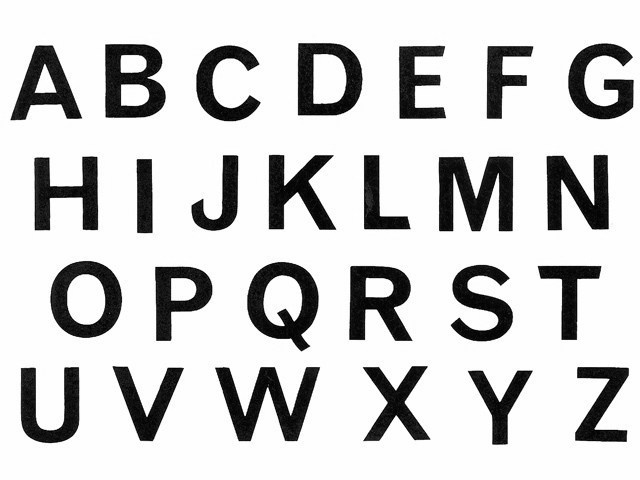
#> input picture ocr-python/1.jpg, 640 x 480 px, given in place of the camera
$ python edge_detection.py
#> lines starting #> are read from the running program, lines starting #| are printed output that depends on the picture; after the words box and inside, x2 and y2 are one past the last pixel; in counts of white or black regions, pixels touching at a corner belong together
from picamera.array import PiRGBArray
from picamera import PiCamera
import time
import cv2
import imutils

#width = 800

def canny_webcam():
    "Live capture frames from webcam and show the canny edge image of the captured frames."

    # cap = cv2.VideoCapture(0)
    camera = cv2.VideoCapture(0)
    time.sleep(0.5) # allow comera warmup

    while True:
        #ret, frame = cap.read()  # ret gets a boolean value. True if reading is successful (I think). frame is an
        (ret, frame) = camera.read()
#> frame is the input picture: shape (480, 640, 3); min 0, max 255, mean 205.7
        # uint8 numpy.ndarray

        #frame = imutils.resize(frame, width=width)

        #frame = cv2.GaussianBlur(frame, (7, 7), 1.41)
        #frame = cv2.cvtColor(frame, cv2.COLOR_BGR2GRAY)
        if ret is True:
            gray = cv2.cvtColor(frame, cv2.COLOR_BGR2GRAY)
        else:
            break
        gray = cv2.GaussianBlur(gray, (7,7), 1.41)
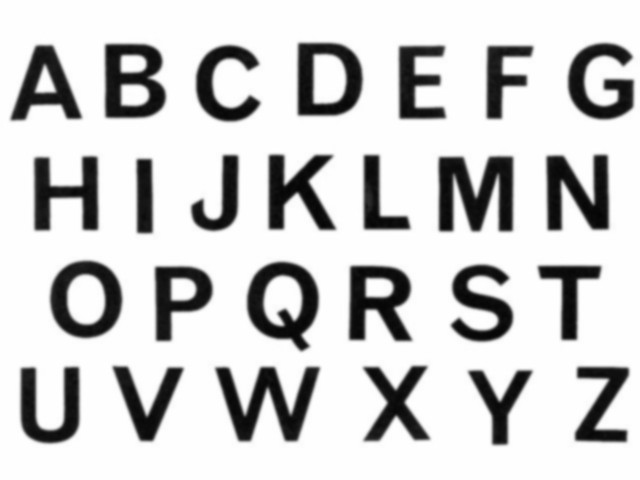
#> gray: shape (480, 640); min 5, max 255, mean 205.7

        #edge = cv2.Canny(frame, 25, 75)
        edge = cv2.Canny(gray, 25, 75)
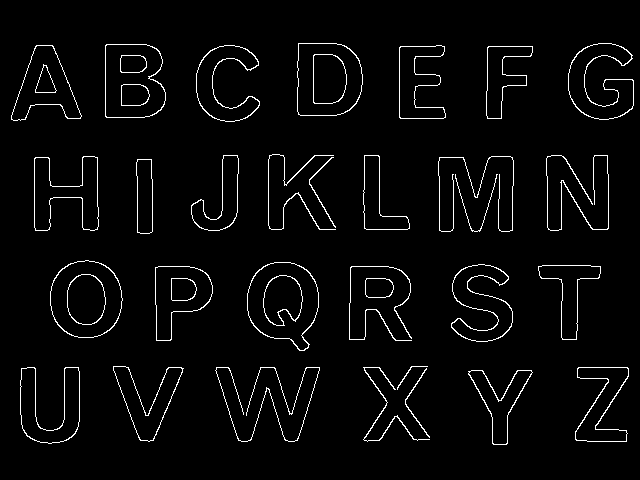
#> edge: shape (480, 640); 3.3% white in thin lines or dots, all inside (x1, y1, x2, y2) = (11, 43, 634, 445)

        cv2.imshow('Canny Edge', edge)

        if cv2.waitKey(20) == ord('q'):  # Introduce 20 milisecond delay. press q to exit.
#> (key q is pressed here)
            break

canny_webcam()

$ run again, on ocr-python/2.jpg
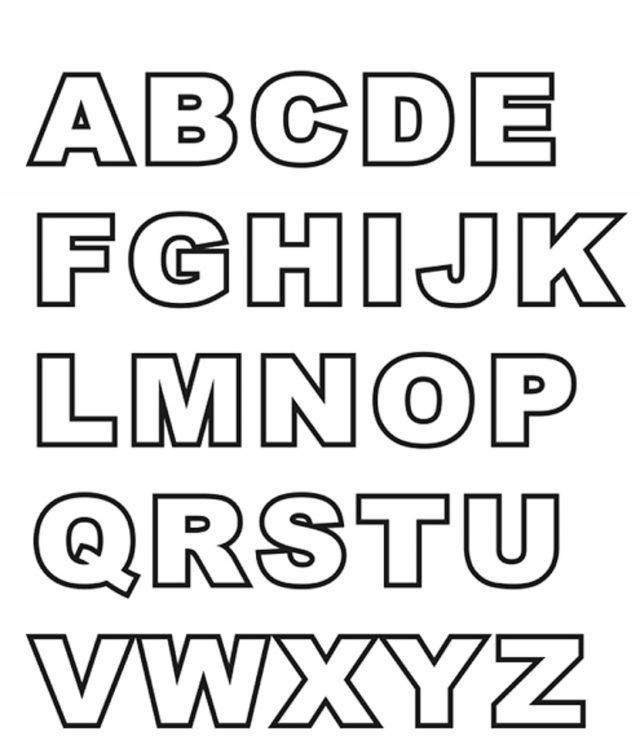
#> input picture ocr-python/2.jpg, 640 x 741 px, given in place of the camera
#> in canny_webcam, frame is the input picture: shape (741, 640, 3); min 0, max 255, mean 224.5
#> in canny_webcam, `gray = cv2.GaussianBlur(gray, (7,7), 1.41)`:
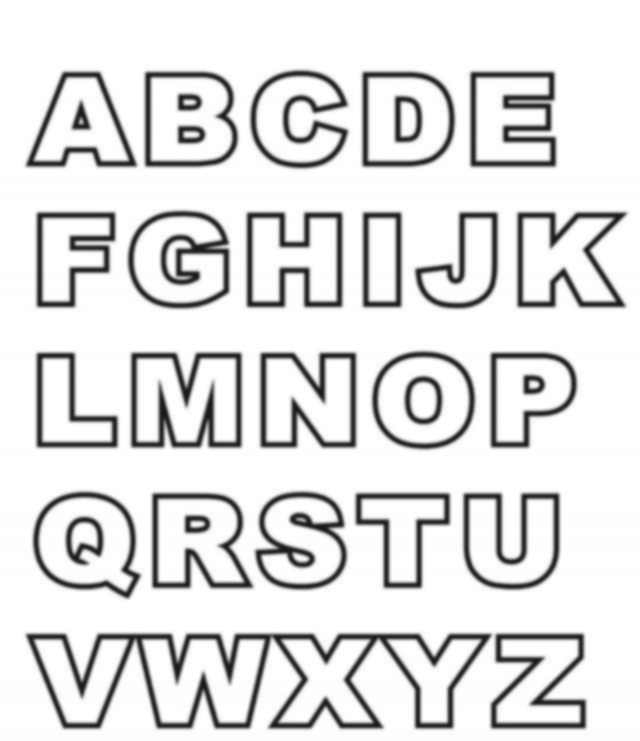
#> gray: shape (741, 640); min 25, max 255, mean 224.5
#> in canny_webcam, `edge = cv2.Canny(gray, 25, 75)`:
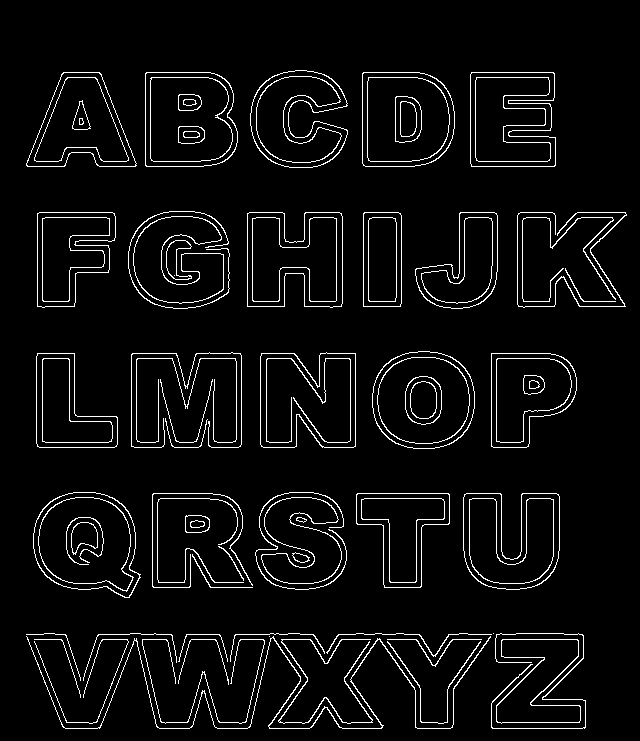
#> edge: shape (741, 640); 5% white in thin lines or dots, all inside (x1, y1, x2, y2) = (26, 70, 627, 729)
